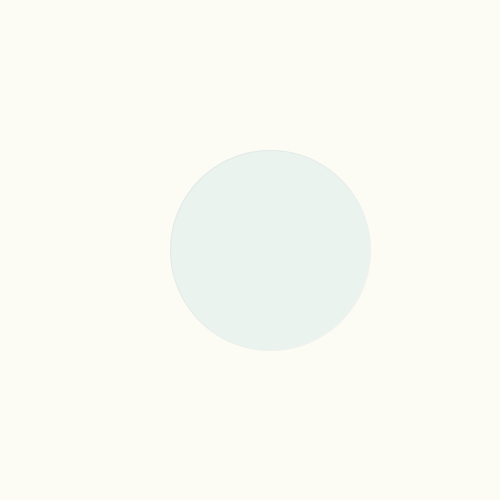
Frame 1 (no input)
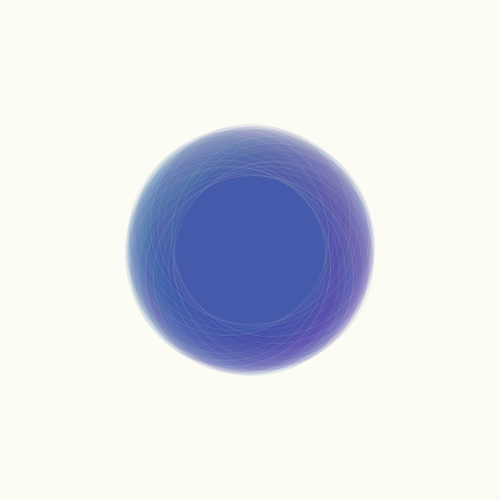
Frame 60 (the mouse pressed at the canvas centre just before this capture)
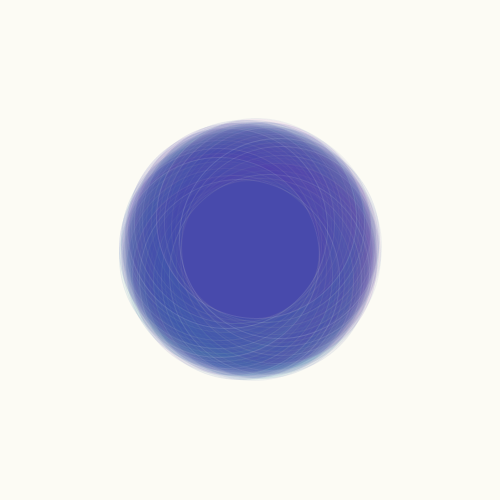
Frame 120 (the mouse held since frame 60 and released just before this capture)

The Processing sketch that drew these frames (run headless with seeded random() and noise(); from frame 60 on, the mouse is pressed at the canvas centre):

// Processing sketch: processing_57234
// ── processing_57234.pde

float r= 20;
float a =0;
float w = 200;
float z = 200;
 void setup(){
   size (500,500);
   background (252,251,244);
   smooth ();
   stroke (186,195,216,50);
   strokeWeight (1);
  
 }
 
 void draw (){
   float x = r * cos (a);
   float y = r * sin (a);
   float vuw = random (50);
   
   
   fill(random(159),random(159),160,20);
    
  
     ellipse (width/2+x, width/2+y,w,z);
  
         
   a += 1;
   r +=0.1;
   if (x>100);
   x = -1;
   if (y>100);
   y = -1;
   
 }
